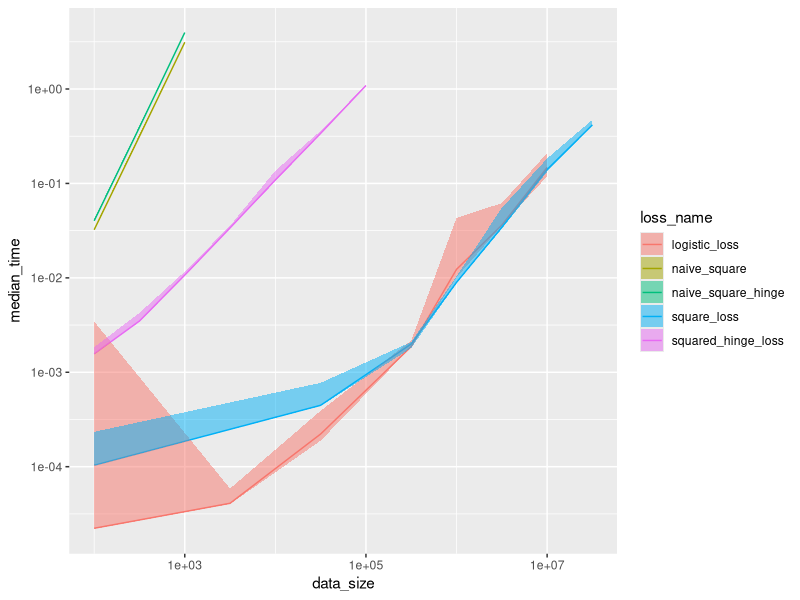

The R script that drew this image:
library(data.table)
library(ggplot2)

setwd(dirname(rstudioapi::getActiveDocumentContext()$path))
timing.dt <- fread("timing_data.csv")

subset.dt <- timing.dt[timing.dt[,.I[which.max(time_limit)],by=.(loss_name,
                                                                data_size)]$V1]

ggplot(subset.dt)+
  geom_line(aes(data_size, median_time,color=loss_name))+
  geom_ribbon(aes(x=data_size, y=median_time, ymin=min_time, ymax=max_time,
                  fill=loss_name), alpha = 0.5)+
  scale_x_log10()+
  scale_y_log10()
